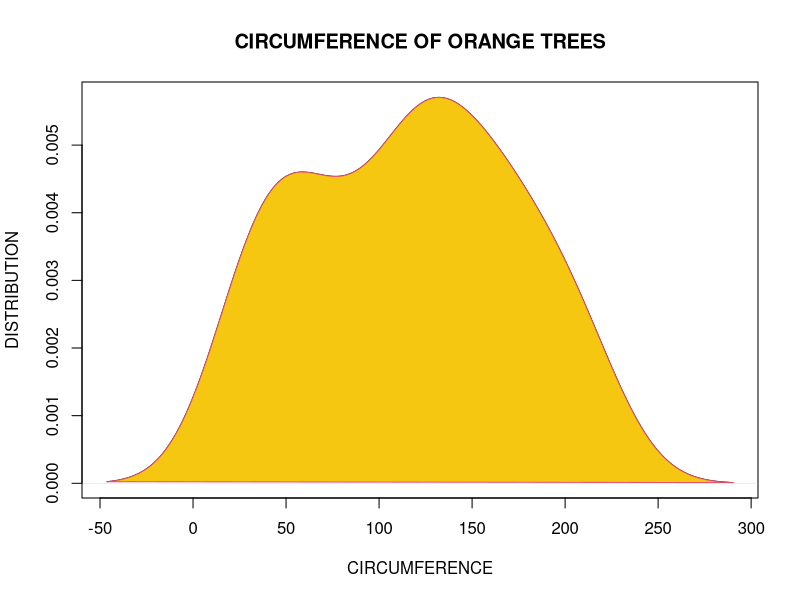
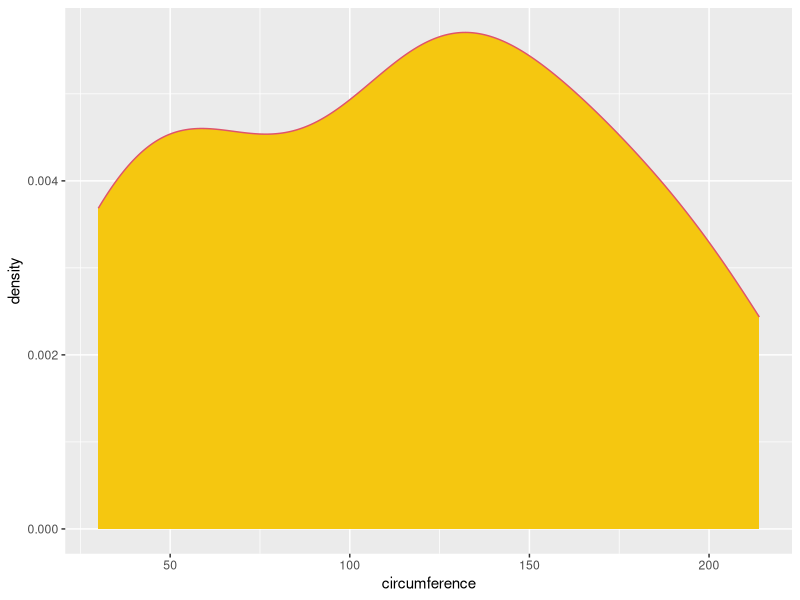

Generate these figures, in order, with R:
## ---- chunk 1
knitr::opts_chunk$set(echo = TRUE)
## ---- chunk 2
# get a dataset from R
# Orange dataset has information about the growth of orange trees
orange <- Orange
orange
## ---- chunk 3
# create a density plot
plot(density(orange$circumference),
     main = "CIRCUMFERENCE OF ORANGE TREES",
     xlab = "CIRCUMFERENCE",
     ylab = "DISTRIBUTION")

polygon(density(orange$circumference), col=7, border=2)
## ---- chunk 4
#import the libraries
library(ggplot2)
library(dplyr)
## ---- chunk 5
# create the density plot

orange %>%
  ggplot( aes(x = circumference)) +
  geom_density(fill= 7, color= 2)
